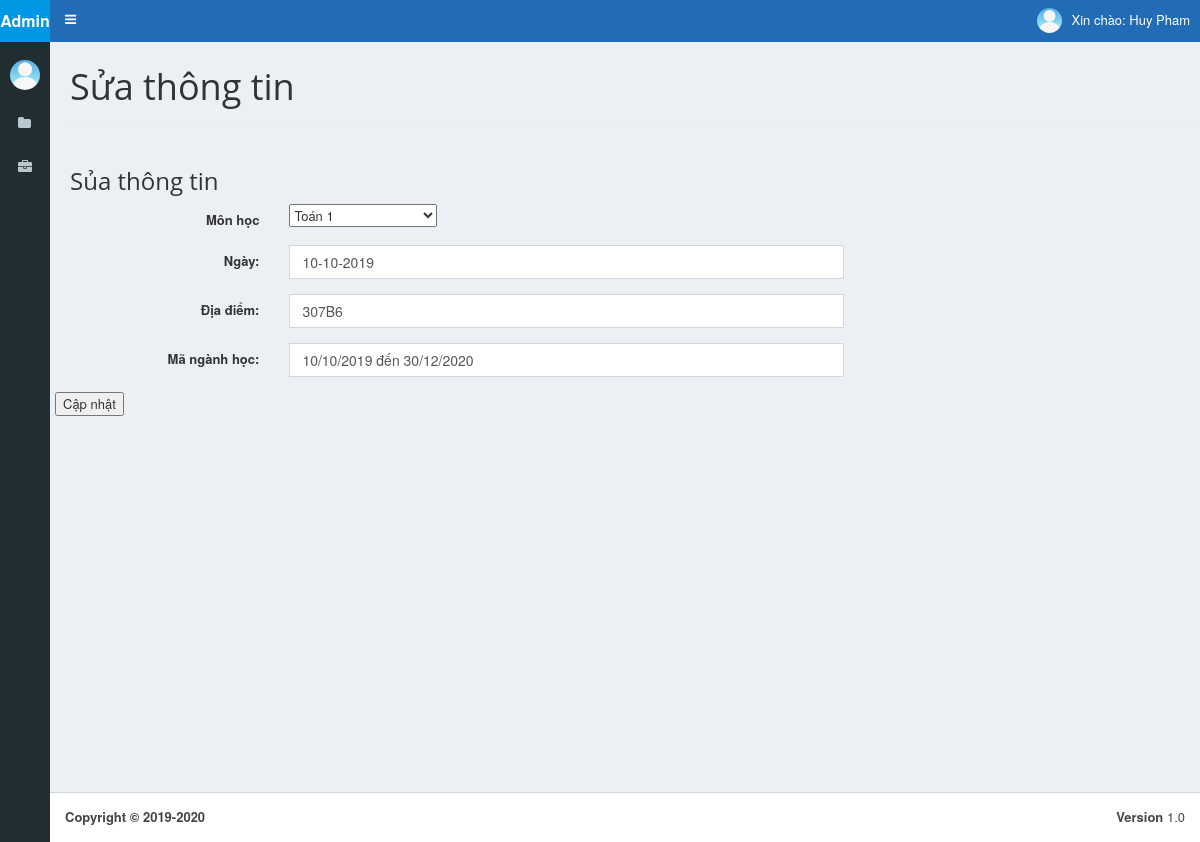
The app's page /admin/modules/plans/edit.php?id=6 (signed in) with its own data.
### tables this page shows
CREATE TABLE `plans` (
  `pla_id` int(11) NOT NULL,
  `pla_sub_id` int(11) NOT NULL,
  `pla_date` varchar(255) NOT NULL,
  `pla_did` varchar(255) NOT NULL,
  `pla_time` varchar(255) NOT NULL
);

### classes/database.php (called while the page is built, shortened)
<?php
class Database
{
    private $host = 'localhost';
    private $username = 'root';
    private $password = '';
    private $databaseName = 'btl';
    private $charset = 'utf8';
    private $conn;
    public function connect()
    {
        if(!$this->conn){
            $this->conn = mysqli_connect($this->host,$this->username,$this->password,$this->databaseName);
            mysqli_set_charset($this->conn,$this->charset);
        }
    }
    public function query($sql ='', $return = true)
    {
        $data = [];
        if($result = mysqli_query($this->conn,$sql))
        {
            if($return === true){
                while ($row = mysqli_fetch_array($result)) {
                    $data[] = $row;
                }
                return $data;
            }
            else
                return true;
        }
        else
            return false;
    }
     public function getOneRow($sql ='')
    {
        $arrReturn  = [];
        $arrData    = $this->query($sql);
        if(count($arrData) > 0){
            $arrReturn  = $arrData[0];
        }
        return $arrReturn;
    }
}

### admin/core/config.php (called while the page is built, shortened)
<?php
require_once("../../../classes/database.php");
require_once("../../../functions/functions.php");
$database            = new database();
?>

### functions/functions.php (called while the page is built, shortened)
<?php
function getValue($value_name, $data_type = "int", $method = "GET", $default_value = 0, $advance = 0){
	$value = $default_value;
	switch($method){
		case "GET": if(isset($_GET[$value_name])) $value = $_GET[$value_name]; break;
		case "POST": if(isset($_POST[$value_name])) $value = $_POST[$value_name]; break;
		case "SESSION": if(isset($_SESSION[$value_name])) $value = $_SESSION[$value_name]; break;
	}
	$valueArray	= array("int" => intval($value), "str" => trim(strval($value)), "flo" => floatval($value), "dbl" => doubleval($value), "arr" => $value);
	foreach($valueArray as $key => $returnValue){
		if($data_type == $key){
			if($advance != 0){
				switch($advance){
					case 1:
						$returnValue = str_replaceMQ($returnValue);
						break;
				}
			}
			return $returnValue;
			break;
		}
	}
	return (intval($value));
}
function str_replaceMQ($text){
	$text	= str_replace("'", "'", $text);
	$text	= str_replace("'", "''", $text);
	$text	= str_replace("\\", "\\\\", $text);
	return $text;
}
?>

### admin/modules/plans/edit.php (the view, shortened to what this page needs)
<?php
require_once("inc_security.php");
include_once('../../layout/layout_top.php');
$query      = "SELECT * FROM subjects ";
$dataSub    = $database->query($query);
$arrSub     = [];
foreach ($dataSub as $key => $row) {
   $sub_id     = $row['sub_id'];
   $sub_name   = $row['sub_name'];
   $arrSub[$sub_id]  = $sub_name;
}
$pla_id        = getValue("id", "int", "GET", 0);
$query      = "SELECT * FROM plans WHERE pla_id = " . $pla_id;
$dataPla  = $database->getOneRow($query);
?>
<div class="container">
  <h1>Sửa thông tin</h1>
  <hr>
  <div class="row">
   <div class="col-md-9 personal-info">
    <h3>Sủa thông tin</h3>
    <form action="" method="POST" class="form-horizontal" role="form">
      <div class="form-group">
         <label class="col-lg-3 control-label">Môn học</label>
         <div class="col-lg-8">
          <select name="pla_sub_id">
                  <?php
                  foreach ($arrSub as $key => $value) {
                     ?>
                     <option value="<?=$key?>"><?=$value?></option>
                     <?php
                  }
                  ?>
            </select>
       </div>
    </div>
    <div class="form-group">
    <label class="col-lg-3 control-label">Ngày:</label>
    <div class="col-lg-8">
       <input class="form-control" type="text" name="pla_date" value="<?=$dataPla['pla_date']?>">
    </div>
 </div>
 <div class="form-group">
   <label class="col-lg-3 control-label">Địa điểm: </label>
   <div class="col-lg-8">
    <input class="form-control" type="text" name="pla_did" value="<?=$dataPla['pla_did']?>">
 </div>
</div>
<div class="form-group">
   <label class="col-lg-3 control-label">Mã ngành học: </label>
   <div class="col-lg-8">
    <input class="form-control" type="text" name="pla_time" value="<?=$dataPla['pla_time']?>">
 </div>
</div>
<div class="form-group">
   <td class="col-md-3 control-label" class="info">
      <input type="submit" name="" value="Cập nhật">
   </td>
</div>
</form>
</div>
</div>
</div>
<?php
include_once('../../layout/layout_bottom.php');
?>

### admin/themes/css/admin.css (style rules this page uses)
body { font-size: 13px; }
h1, h2, h3, h4, h5, h6, .h1, .h2, .h3, .h4, .h5, .h6 { font-family: "Open Sans"; }
label { margin: 0; }
button, [type=button], [type=reset], [type=submit] { -webkit-appearance: button; }

### records on screen
plans: pla_date "10-10-2019", pla_did "307B6", pla_time "10/10/2019 đến 30/12/2020"

### other values on screen
$con_mini_title "Admin"
$adm_name "Huy Pham"
form field pla_sub_id "Toán 1"
